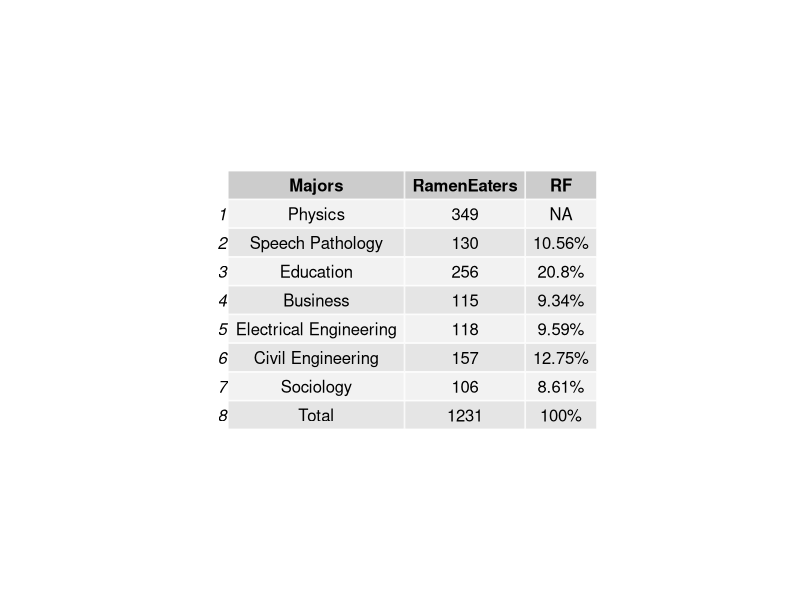
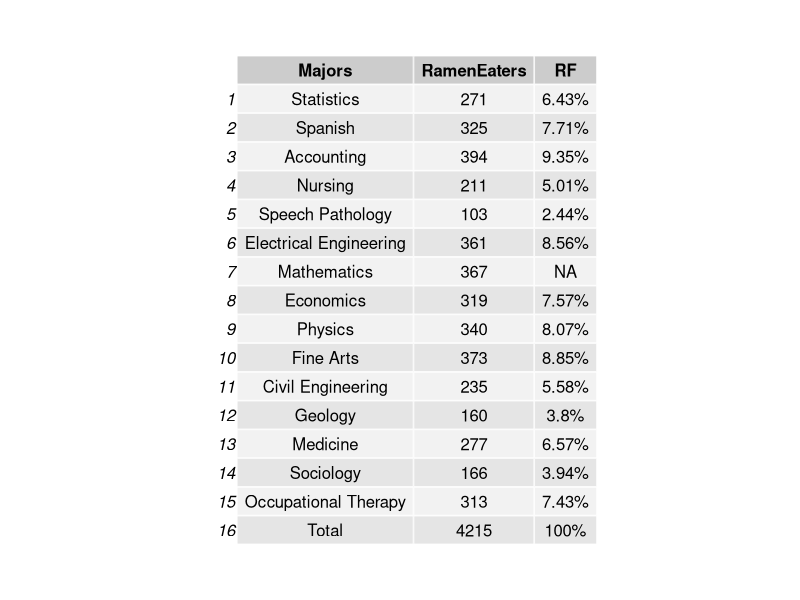
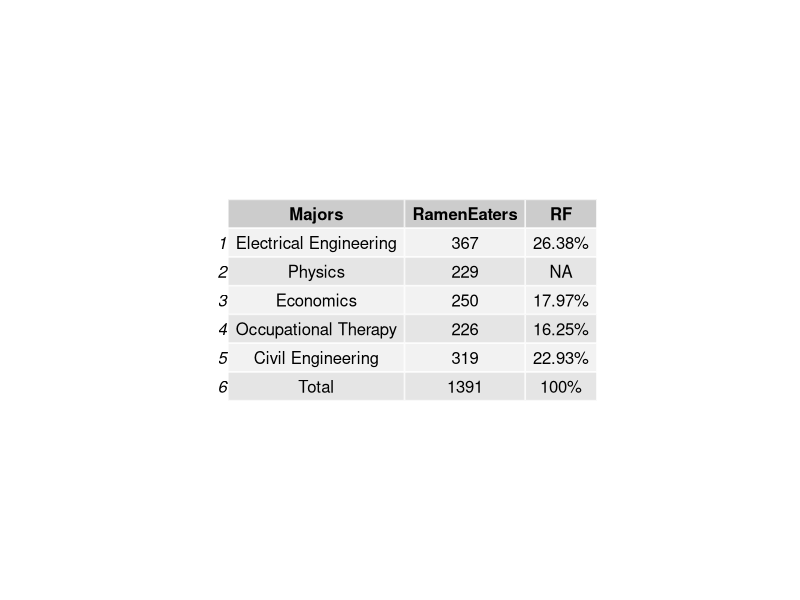
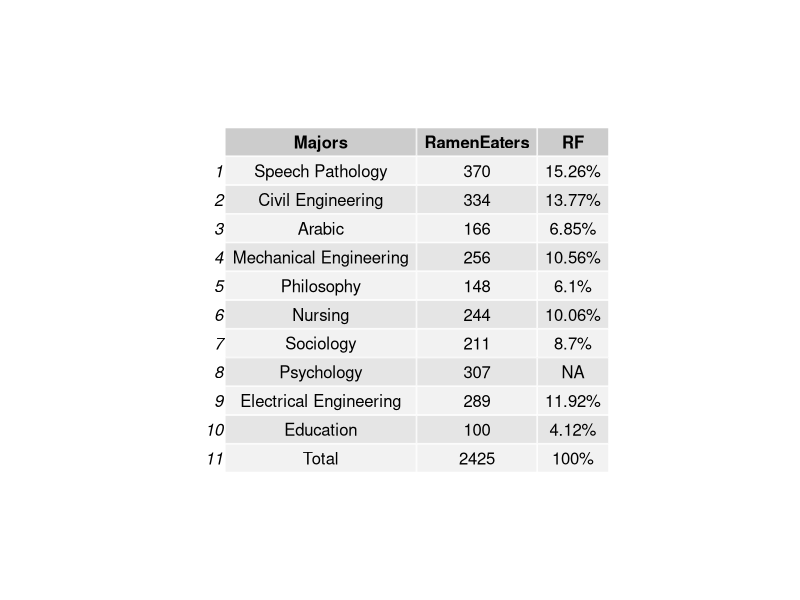
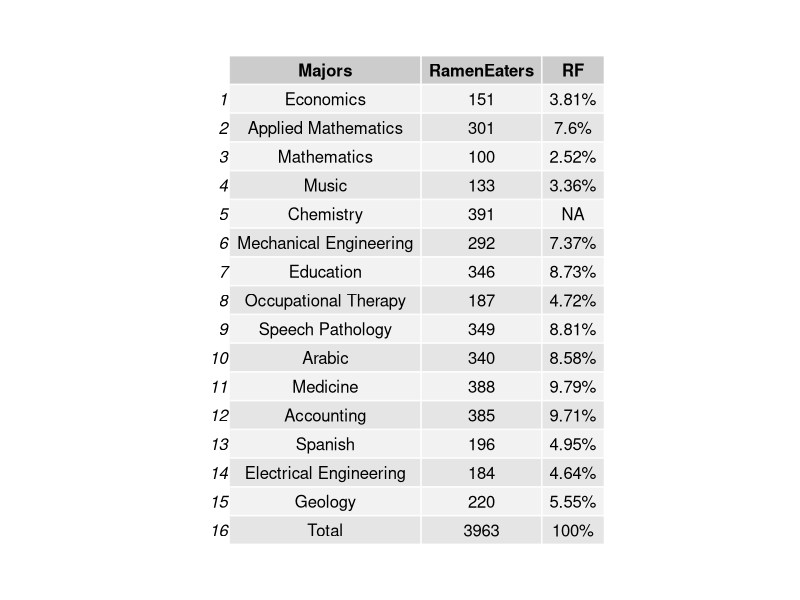
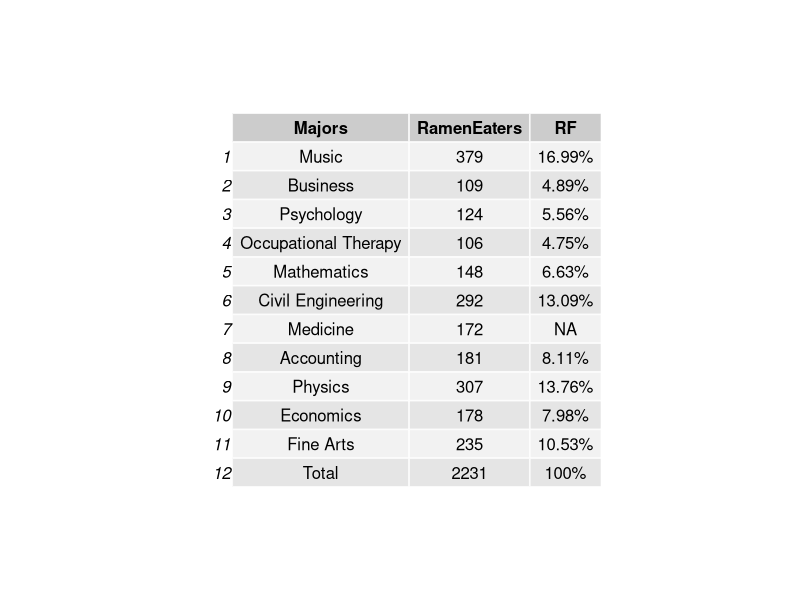
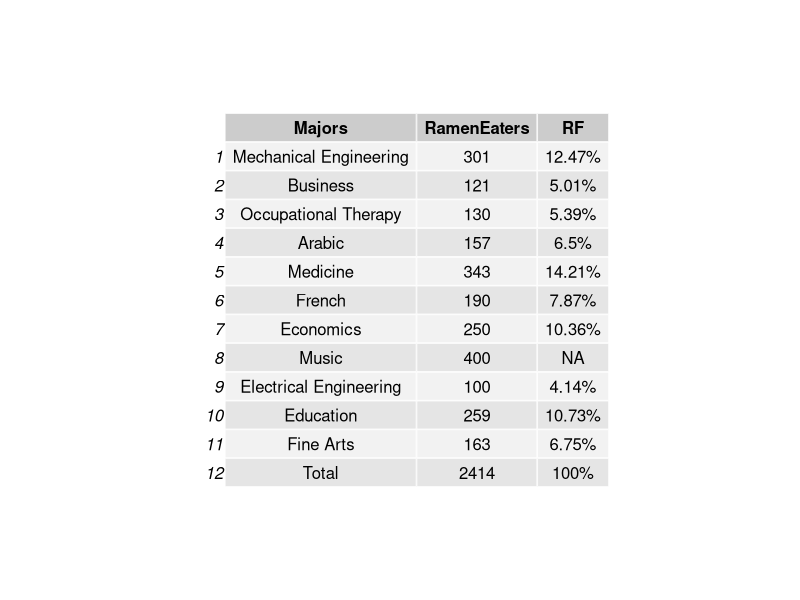
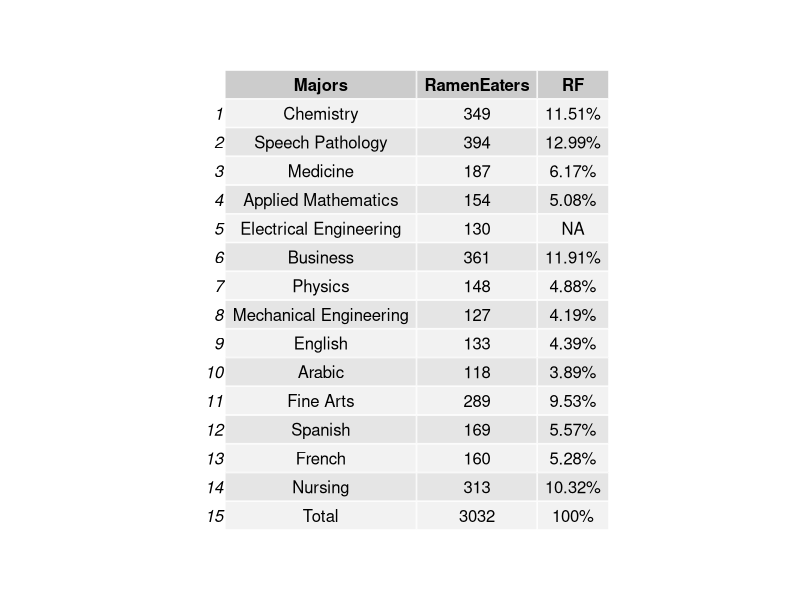

Source code (R) for these figures, in order: (Note: this script raises an error after producing the figures.)
##### RFTableMC1 #####
library(gridExtra) # the pacakge needed for this particular question to create multiple grid-level plots in a page
RFTableMC1= function(
title = "RFTableMC1", # Question-bank title that will be easily viewable in e-learning
n = 200, # Number of questions to generate
type = "MC", # The question type, one of many possible types on e-learning
answers = 5, # Number of answers per MC question
points.per.q = 4, # Number of points the question is worth (on the test)
difficulty = 1, # An easily viewable difficulty level on e-learning
quest.txt1 = "For her class project in statistics, a student researcher decides to survey other students and track the number of ramen noodle eaters she can find in various majors. She decides to summarize her findings in the depicted (incomplete) relative frequency table. What is the relative frequency of ramen noodle eaters who major in ",
quest.txt2 = "?", # The above 2 question texts are static text for the full question
majors = c("Physics", "Statistics", "Speech Pathology", "Psychology", "Music", "Philosophy",
            "Mathematics", "Fine Arts", "Chemistry", "Sociology", "Education", "Business",
            "Accounting", "Geology", "Occupational Therapy", "Nursing", "Medicine",
            "Electrical Engineering", "Mechanical Engineering", "Civil Engineering",
            "English", "Spanish", "French", "Arabic", "Economics", "Applied Mathematics"), # This is a vector of major for the question
dat.size = 5:15, # This is the number of values to be randomly generated for the dataset
digits = 2, # This is the number of decimal places to round off the data
loc.path = "Images/", # This is the local path used to store any randomly generated image files
e.path = "Images/", # This is the path on e-learning used to store any above-implemented image files
hint = "Read the Data Presentation chapter of your coursepack.", # This is a student hint, visible to them during the exam on e-learning
feedback = "For the specified category, calculate frequency over total and multiply by 100%." # This is student feedback, visible after the exam
)
{
param <- c("NewQuestion","ID","Title","QuestionText","Points","Difficulty", "Image",
           rep("Option", answers),"Hint","Feedback") # These are setting row names for the CSV file
questions <- data.frame() # This opens a data frame to store the randomly generated questions below
for(i in 1:n)
{
  ID <- paste(title, i, sep = "-") # The ID of the specific question within the bank, title + question number in the loop
  points <- sample(c(rep(0,answers-1),100),replace=F) # The proportion of points assigned to each possible answer, 1 if correct or 0 if incorrect
  corr.ind <- 7 + which.max(points) # This is the row index of the correct answer
  dat.size1 <- sample(dat.size, size = 1) # randomly generating sample size for the question
  Majors <- sample(majors, size = dat.size1) # randomly generating sample size for the major option for the question
  data1 <- sample(Majors, size = 1) # randomly selecting a single major option for the question
  RamenEaters <- sample(seq(100, 400, by = 3), size = dat.size1) # randomly generating number of ramen eaters for each of the major option
  RF.calc <- round(RamenEaters/sum(RamenEaters)*100, digits = digits) # equation for calculating relative frequency
  RF <- paste(RF.calc, "%", sep = "")
  data.calc <- data.frame(Majors, RF.calc)
  data <- data.frame(Majors, RamenEaters, RF, stringsAsFactors = FALSE) # This is how we're randomly generating data frame for this question
  corr.ans <- RF[Majors == data1] # This is the correct answer to the question
  data[Majors == data1, 3] <- NA
  data <- rbind(data, c("Total", sum(RamenEaters), "100%")) # creating a final row of total values beneath the data frame
  ans.txt <- c(sample(c(paste(seq((RF.calc[Majors == data1] + 1), 40, by = 10^-digits), "%", sep = ""),
                        paste(seq(0, (RF.calc[Majors == data1] - 1), by = 10^-digits), "%", sep = "")),
                      size = answers-1),
               sample(c("None of These", "All of These"), size = 1)) # These are randomly generated incorrect answers.
  content <- c(type, ID, ID, paste(quest.txt1, data1, quest.txt2, sep = ""),
               points.per.q, difficulty, paste(e.path, paste(title, i, sep = "-"), ".jpeg", sep = ""),
               points, hint, feedback) # This is collecting a lot of the above information into a single vector
  options <- c(rep("",7), ans.txt, rep("",2)) # This is collecting the incorrect answers above, and indexing them correctly by row
  options[corr.ind] <- corr.ans # This is imputing the correct answer at the appropriate row index
  questions[(1+(9+answers)*i):((9+answers)*(i+1)),1] <- param # This is indexing and storing all the row names
  questions[(1+(9+answers)*i):((9+answers)*(i+1)),2] <- content # Indexing and storing all the content
  questions[(1+(9+answers)*i):((9+answers)*(i+1)),3] <- options # Indexing and storing the answers, both incorrect and correct
  jpeg(filename=paste(loc.path, paste(title, i, sep = "-"), ".jpeg", sep = ""),
       height = 25*nrow(data), width = 120*ncol(data)) # creating the image files in the designated place
  p <- tableGrob(data) #Creating the summary statistics for the graphical item
  grid.arrange(p) #arranging all the summary statistics for the graphical items in one location
  dev.off()
}
questions <- questions[((10+answers)):((9+answers)*(n+1)),] # Storing only what's needed for e-learning upload as a CSV file
write.table(questions, sep=",", file=paste(title, ".csv", sep = ""),
            row.names=F, col.names=F) # Writing the CSV file
}

RFTableMC1() # creating the csv file